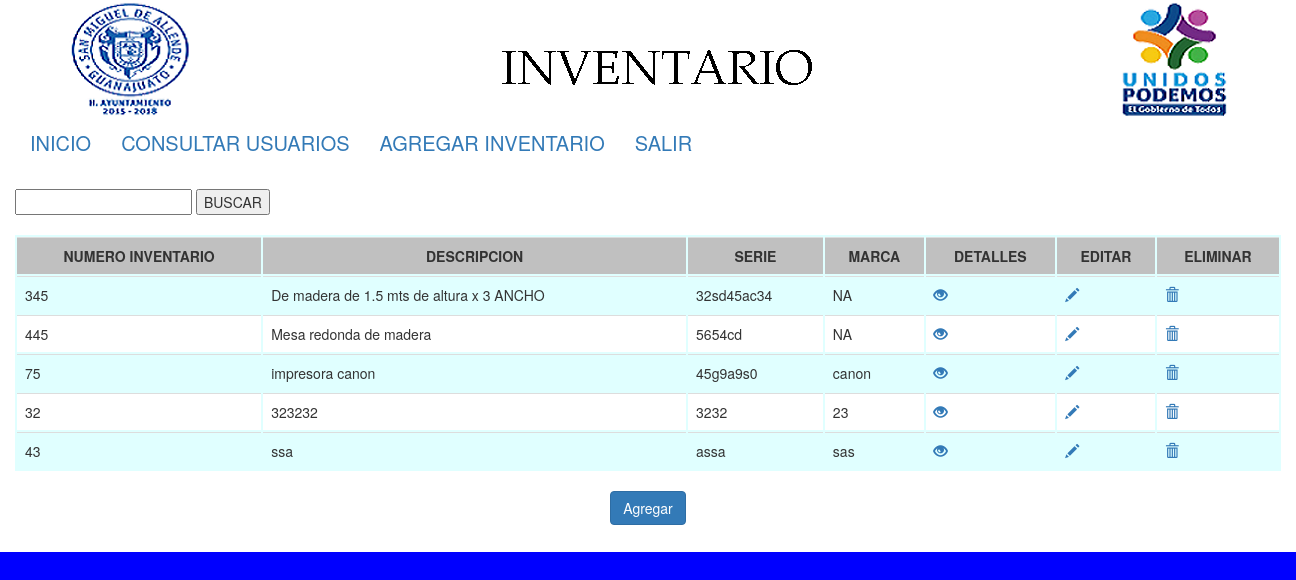
Screenshot of /admin/inicioadmin.php (signed in) with the database file from the repository.
### tables this page shows
CREATE TABLE `base_actual` (
  `id` int(11) NOT NULL,
  `num_inventario` int(11) NOT NULL,
  `niv_4` int(11) NOT NULL,
  `descripcion` varchar(50) NOT NULL,
  `observacion` varchar(50) NOT NULL,
  `serie` varchar(50) NOT NULL,
  `marca` varchar(50) NOT NULL,
  `modelo` varchar(50) NOT NULL,
  `departamento` varchar(50) NOT NULL,
  `nom_usuario` varchar(50) NOT NULL,
  `obs_del_bien` varchar(50) NOT NULL,
  `foto` varchar(50) NOT NULL DEFAULT '../imagenes/no_photo.png'
);

### querys/funcionesadmin.php (the view, shortened to what this page needs)
<?php
function getAll(){
		include 'conexion.php';
		$query="SELECT * FROM base_actual";
		$resultado=mysqli_query($conexion,$query);
		while ($fila=mysqli_fetch_array($resultado)) {
			echo "<tr>";
			echo "<td>".$fila['num_inventario']."</td>";
			echo "<td>".$fila['descripcion']."</td>";
			echo "<td>".$fila['serie']."</td>";
			echo "<td>".$fila['marca']."</td>";
			echo "<td> <a href='verinventarioadmin.php?id=".$fila['id']."'><span class='glyphicon glyphicon-eye-open'></span></td></a>";
			echo "<td> <a href='editarinventarioadmin.php?id=".$fila['id']."'><span class='glyphicon glyphicon-pencil'></span></td></a>";
			echo "<td> <a href='../querys/eliminaradmin.php?id=".$fila['id']."'><span class='glyphicon glyphicon-trash'></span></td></a>";
			echo "</tr>";
		}
}

### css/style.css (style rules this page uses)
body { background-color: blue; }

### rows the page displays
base_actual: num_inventario "345", descripcion "De madera de 1.5 mts de altura x 3 ANCHO", serie "32sd45ac34", marca "NA"
base_actual: num_inventario "445", descripcion "Mesa redonda de madera", serie "5654cd", marca "NA"
base_actual: num_inventario "75", descripcion "impresora canon", serie "45g9a9s0", marca "canon"
base_actual: num_inventario "32", descripcion "323232", serie "3232", marca "23"
base_actual: num_inventario "43", descripcion "ssa", serie "assa", marca "sas"
